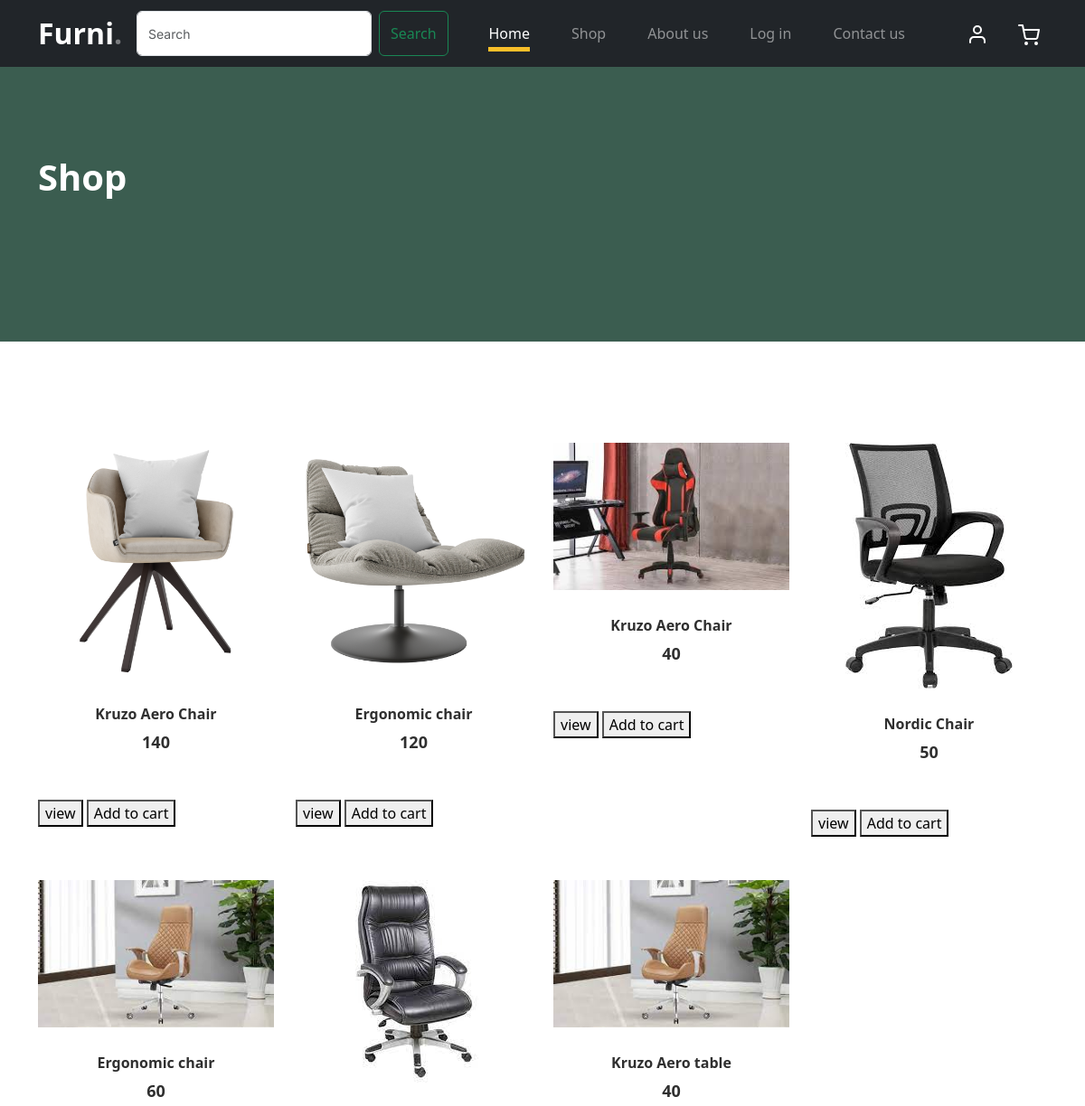
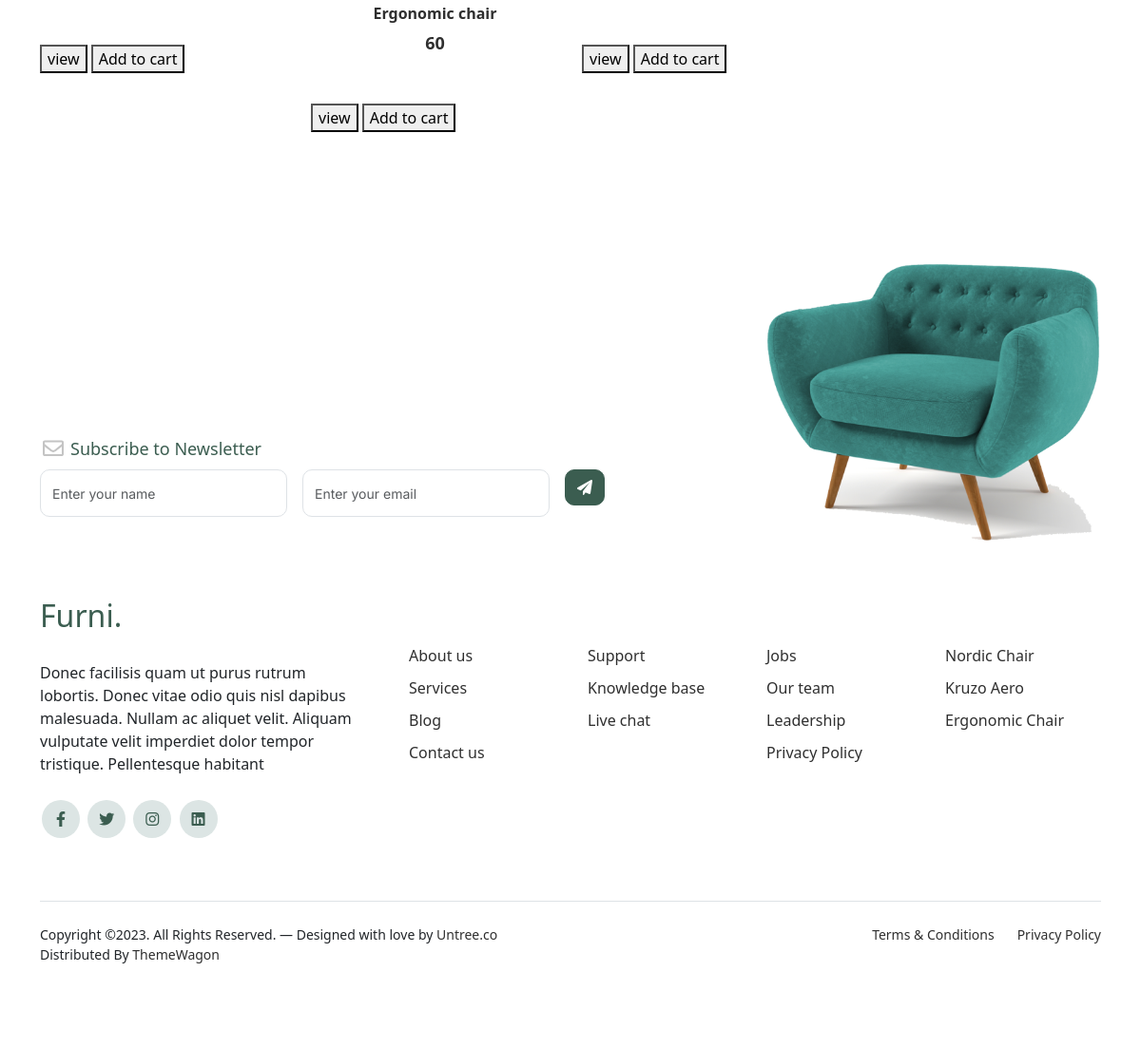
Page /catagory/1 on the committed database (2 pictures, top to bottom).
### finalapp/models.py (models this page shows, shortened)
class Product(models.Model):
    mg = models.ImageField(upload_to='image',default='null.jpg')
    name = models.CharField(max_length=30)
    price = models.IntegerField()
    discription = models.CharField(max_length=50)
    stock = models.IntegerField()
    catagory = models.ForeignKey(Catagory,on_delete=models.CASCADE)

### finalapp/views.py (the view)
# urls.py: path('catagory/<int:done>',views.catagory,name="catagory"),
def catagory(request,done):
    p = Product.objects.filter(catagory=done)
    return render(request, "catagory.html",{'db': p})

### finalapp/templates/catagory.html (shortened to what this page needs)
{% extends "home.html" %}
{% load static %}
{% block contents %}
			<div class="hero">
				<div class="container">
					<div class="row justify-content-between">
						<div class="col-lg-5">
							<div class="intro-excerpt">
								<h1>Shop</h1>
							</div>
						</div>
						<div class="col-lg-7">
						</div>
					</div>
				</div>
			</div>
<div class="untree_co-section product-section before-footer-section">
		    <div class="container">
		      	<div class="row">
		      		{% for j in db %}
<div class="col-12 col-md-4 col-lg-3 mb-5">
						<a class="product-item" href="#">
							<img src="{{j.mg.url}}" class="img-fluid product-thumbnail">
							<h3 class="product-title">{{j.name}}</h3>
							<strong class="product-price">{{j.price}}</strong>
							<span class="icon-cross">
								<a href="{% url 'click' do=j.id %}"><button>view</button></a>
								<a href="{% url 'add' did=j.id %}"><button>Add to cart</button></a>
							</span>
						</a>
					</div>
			{% endfor %}
		      	</div>
		    </div>
		</div>
		<footer class="footer-section">
			<div class="container relative">
				<div class="sofa-img">
					<img src="{% static 'images/sofa.png' %}" alt="Image" class="img-fluid">
				</div>
				<div class="row">
					<div class="col-lg-8">
						<div class="subscription-form">
							<h3 class="d-flex align-items-center"><span class="me-1"><img src="{% static 'images/envelope-outline.svg' %}" alt="Image" class="img-fluid"></span><span>Subscribe to Newsletter</span></h3>
							<form action="#" class="row g-3">
								<div class="col-auto">
									<input type="text" class="form-control" placeholder="Enter your name">
								</div>
								<div class="col-auto">
									<input type="email" class="form-control" placeholder="Enter your email">
								</div>
								<div class="col-auto">
									<button class="btn btn-primary">
										<span class="fa fa-paper-plane"></span>
									</button>
								</div>
							</form>
						</div>
					</div>
				</div>
				<div class="row g-5 mb-5">
					<div class="col-lg-4">
						<div class="mb-4 footer-logo-wrap"><a href="#" class="footer-logo">Furni<span>.</span></a></div>
						<p class="mb-4">Donec facilisis quam ut purus rutrum lobortis. Donec vitae odio quis nisl dapibus malesuada. Nullam ac aliquet velit. Aliquam vulputate velit imperdiet dolor tempor tristique. Pellentesque habitant</p>
						<ul class="list-unstyled custom-social">
							<li><a href="#"><span class="fa fa-brands fa-facebook-f"></span></a></li>
							<li><a href="#"><span class="fa fa-brands fa-twitter"></span></a></li>
							<li><a href="#"><span class="fa fa-brands fa-instagram"></span></a></li>
							<li><a href="#"><span class="fa fa-brands fa-linkedin"></span></a></li>
						</ul>
					</div>
					<div class="col-lg-8">
						<div class="row links-wrap">
							<div class="col-6 col-sm-6 col-md-3">
								<ul class="list-unstyled">
									<li><a href="#">About us</a></li>
									<li><a href="#">Services</a></li>
									<li><a href="#">Blog</a></li>
									<li><a href="#">Contact us</a></li>
								</ul>
							</div>
							<div class="col-6 col-sm-6 col-md-3">
								<ul class="list-unstyled">
									<li><a href="#">Support</a></li>
									<li><a href="#">Knowledge base</a></li>
									<li><a href="#">Live chat</a></li>
								</ul>
							</div>
							<div class="col-6 col-sm-6 col-md-3">
								<ul class="list-unstyled">
									<li><a href="#">Jobs</a></li>
									<li><a href="#">Our team</a></li>
									<li><a href="#">Leadership</a></li>
									<li><a href="#">Privacy Policy</a></li>
								</ul>
							</div>
							<div class="col-6 col-sm-6 col-md-3">
								<ul class="list-unstyled">
									<li><a href="#">Nordic Chair</a></li>
									<li><a href="#">Kruzo Aero</a></li>
									<li><a href="#">Ergonomic Chair</a></li>
								</ul>
							</div>
						</div>
					</div>
				</div>
				<div class="border-top copyright">
					<div class="row pt-4">
						<div class="col-lg-6">
							<p class="mb-2 text-center text-lg-start">Copyright &copy;. All Rights Reserved. &mdash; Designed with love by <a href="https://untree.co">Untree.co</a>  Distributed By <a href="https://themewagon.com">ThemeWagon</a>
            </p>
						</div>
						<div class="col-lg-6 text-center text-lg-end">
							<ul class="list-unstyled d-inline-flex ms-auto">
								<li class="me-4"><a href="#">Terms &amp; Conditions</a></li>
								<li><a href="#">Privacy Policy</a></li>
							</ul>
						</div>
					</div>
				</div>
			</div>
		</footer>
{% endblock %}

### finalapp/templates/home.html (shortened to what this page needs)
<!doctype html>
{% load static %}
<html lang="en">
<head>
		<link href="{% static 'css/bootstrap.min.css' %}" rel="stylesheet">
		<link href="https://cdnjs.cloudflare.com/ajax/libs/font-awesome/6.0.0-beta3/css/all.min.css" rel="stylesheet">
		<link href="{% static 'css/tiny-slider.css' %}" rel="stylesheet">
		<link href="{% static 'css/style.css' %}" rel="stylesheet">
	<link href="https://cdn.jsdelivr.net/npm/bootstrap@5.3.2/dist/css/bootstrap.min.css" rel="stylesheet">
	</head>
	<body>
		<nav class="custom-navbar navbar navbar navbar-expand-md navbar-dark bg-dark" arial-label="Furni navigation bar">
			<div class="container">
				<a class="navbar-brand" href="index.html">Furni<span>.</span></a>
				<form class="d-flex" action="{% url 'search' %}" method="GET">
                  <input class="form-control me-2" type="text" placeholder="Search" aria-label="Search" name="word">
                  <button class="btn btn-outline-success" type="submit">Search</button>
                </form>
				<div class="collapse navbar-collapse" id="navbarsFurni">
					<ul class="custom-navbar-nav navbar-nav ms-auto mb-2 mb-md-0">
						<li class="nav-item active">
							<a class="nav-link" href="{% url 'home' %}">Home</a>
						</li>
						<li><a class="nav-link" href="{% url 'shop' %}">Shop</a></li>
						<li><a class="nav-link" href="{% url 'about' %}">About us</a></li>
						{% if user.is_authenticated %}
						<li><a class="nav-link">{{user.username}}</a></li>
						<li><a class="nav-link" href="services.html">Services</a></li>
						<li><a class="nav-link" href="blog.html">Blog</a></li>
						<li><a class="nav-link" href="{% url 'logout' %}">Log out</a></li>
						{% else  %}
						<li><a class="nav-link" href="{% url 'log' %}">Log in</a></li>
						<li><a class="nav-link" href="contact.html">Contact us</a></li>
						{% endif %}
					</ul>
					<ul class="custom-navbar-cta navbar-nav mb-2 mb-md-0 ms-5">
						<li><a class="nav-link" href="#"><img src="{% static 'images/user.svg' %}"></a></li>
						<li><a class="nav-link" href="{% url 'showcart' %}"> <img  src="{% static 'images/cart.svg' %}" ><sup class="rounded-pill" style="color:red;font-size:18px;boredr">{{count}}</sup></a></li>
					</ul>
				</div>
			</div>
		</nav>
{% block contents %}{% endblock %}
	</body>
</html>

### rows in the picture
Product: mg (picture), name "Kruzo Aero Chair", price "140"
Product: mg (picture), name "Ergonomic chair", price "120"
Product: mg (picture), name "Kruzo Aero Chair", price "40"
Product: mg (picture), name "Nordic Chair", price "50"
Product: mg (picture), name "Ergonomic chair", price "60"
Product: mg (picture), name "Ergonomic chair", price "60"
Product: mg (picture), name "Kruzo Aero table", price "40"
